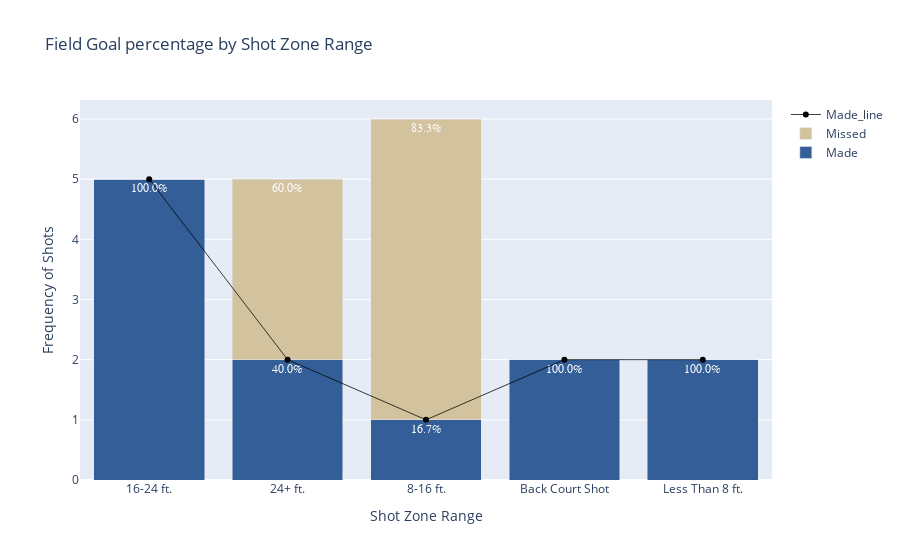

Notebook cell for this chart:
### Code cell
league_copy = league_avg_2.copy()

cross_tab = pd.crosstab(league_copy['SHOT_ZONE_RANGE'], league_copy['SHOT_MADE_FLAG'], margins=True)
cross_tab['FG_PCT'] = round(cross_tab[1]/cross_tab['All'],3)

main_data = cross_tab.drop(columns='All')[:-1]  
made = [str(round(data*100,1)) + '%' for data in main_data.FG_PCT]
missed = [str(round((1-data)*100,1)) + '%' for data in main_data.FG_PCT]
x = main_data.index
color_1 = dict(color='#345e98')
color_2 = dict(color='#d2c29d')
scatter_line = dict(color='black', width=.75)
font = dict(family='sans serif', size=12, color='white')

made_bar = go.Bar(
    text= made,
    name = 'Made',
    x = x,
    y = main_data[1],
    textfont = font,
    marker = color_1,
)

line = go.Scatter(
    x = x,
    y = main_data[1],
    line = scatter_line,
    name='Made_line'
)

missed_bar = go.Bar(
    text = missed,
    name ='Missed',
    x = x,
    y = main_data[0],
    textfont = font,
    marker = color_2,
)

fig_data = [made_bar, missed_bar, line]

fig = go.Figure(data=fig_data)

fig.update_layout(go.Layout(
    
    title = 'Field Goal percentage by Shot Zone Range',
    yaxis_title = 'Frequency of Shots',
    xaxis_title = 'Shot Zone Range',
    showlegend =True,
    barmode='stack'
))

plotly.offline.iplot(fig)

### Figure 1 — Plotly figure (JSON) as saved in the notebook; plotly's stock layout.template omitted (floating-point values rounded to 4 significant figures)
{"data": [{"marker": {"color": "#345e98"}, "name": "Made", "text": ["100.0%", "40.0%", "16.7%", "100.0%", "100.0%"], "textfont": {"color": "white", "family": "sans serif", "size": 12}, "type": "bar", "x": ["16-24 ft.", "24+ ft.", "8-16 ft.", "Back Court Shot", "Less Than 8 ft."], "y": [5, 2, 1, 2, 2]}, {"marker": {"color": "#d2c29d"}, "name": "Missed", "text": ["0.0%", "60.0%", "83.3%", "0.0%", "0.0%"], "textfont": {"color": "white", "family": "sans serif", "size": 12}, "type": "bar", "x": ["16-24 ft.", "24+ ft.", "8-16 ft.", "Back Court Shot", "Less Than 8 ft."], "y": [0, 3, 5, 0, 0]}, {"line": {"color": "black", "width": 0.75}, "name": "Made_line", "type": "scatter", "x": ["16-24 ft.", "24+ ft.", "8-16 ft.", "Back Court Shot", "Less Than 8 ft."], "y": [5, 2, 1, 2, 2]}], "layout": {"barmode": "stack", "showlegend": true, "title": {"text": "Field Goal percentage by Shot Zone Range"}, "xaxis": {"title": {"text": "Shot Zone Range"}}, "yaxis": {"title": {"text": "Frequency of Shots"}}}}
